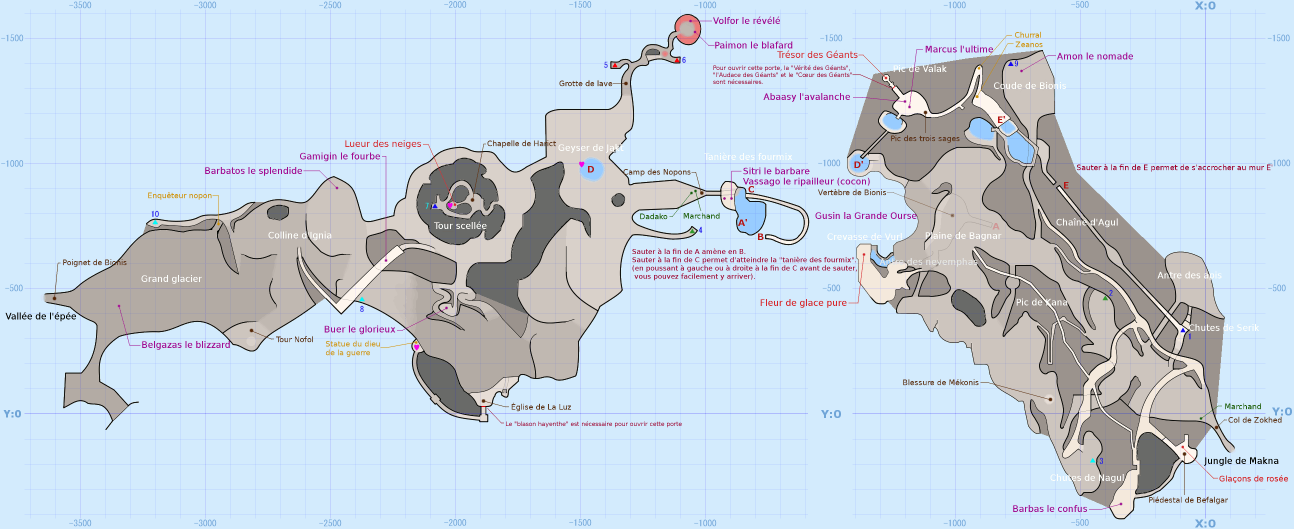
#> input picture snowmt.png, 2587 x 1057 px (shown at 1/2 size)
$ python map_coords.py
#> lines starting #> are read from the running program, lines starting #| are printed output that depends on the picture
from PIL import Image
import cv2
import numpy as np
import pytesseract

pytesseract.pytesseract.tesseract_cmd = 'C:/Program Files/Tesseract-OCR/tesseract.exe'

# Site: https://www.ookaze.fr/Xenoblade/

# Convert gif to png (map on website is a single image in a gif)
# [74 lines left out: functions map_gif_to_png, show, find_mask, not called in this run]


#### FINDING THE LINES ####

# Merges close elements in a a sorted list
def uniform_list(l):
    l.sort()
    for i in range(len(l)-2, -1, -1):
        if(l[i+1] - l[i] < 5):
            l[i] = (l[i] + l[i+1]) / 2
            del(l[i+1])
    return l

# Find median difference between 2 consecutive elements in a sorted list (assuming it's an int)
def find_spacing(l):
    diff_l = [l[i+1] - l[i] for i in range(len(l)-1)]
    # print(diff_l)
    # print(np.median(diff_l))
    median = np.median(diff_l)
    return 10*round(median/10)  #Round to nearest 10s

# Finds the anchor (linear pts with smallest difference to og list ) in a sorted list and its spacing
def anchor(l, spacing):
    for i in range(len(l)-2,-1,-1):
        k = (l[i+1] - l[i]) / spacing
        for j in range(round(k) - 1):
            l.insert(i+1, None)
    n = len(l)
    pts_to_anchor = [i for i in range(n) if l[i] is not None]
    max_i, max_cost = None, None
    for i in pts_to_anchor:
        cost = 0
        for i in range(n):
            if l[i] is not None:
                cost += abs(k-i)*spacing
        if max_cost is None or cost < max_cost:
            max_i = i
    best_pts = list(map(round,[l[max_i] + (k-max_i)*spacing for k in range(n)]))
    return best_pts

# Finds the list of x and y indexes which corresponds to the lines on the image
def find_grid(filename):
    img = cv2.imread(filename, cv2.IMREAD_COLOR)
    height, width, _ = img.shape

    gray = cv2.cvtColor(img, cv2.COLOR_BGR2GRAY)
    edges = cv2.Canny(gray, 80, 120)
    v_lines = cv2.HoughLinesP(edges, 1, np.pi, 2, None, 300, 10)
    v_lines = list(filter(lambda x: x[0][0] == x[0][2], v_lines))
    X = uniform_list([line[0][0] for line in v_lines])
    h_lines = cv2.HoughLinesP(edges, 1, np.pi / 2, 10, None, 300, 5)
    h_lines = list(filter(lambda x: x[0][1] == x[0][3], h_lines))
    Y = uniform_list([line[0][1] for line in h_lines])
    spacing_x = find_spacing(X)
    spacing_y = find_spacing(Y)
    # print("Found", len(X), "vertical lines, spacing is", spacing_x)
    # print("Found", len(Y), "horizontal lines, spacing is", spacing_y)
    X = anchor(X, spacing_x)
    Y = anchor(Y, spacing_y)

    # [7 lines of commented-out code are left out]

    return X, spacing_x, Y, spacing_y

# Draws a grid
# [9 lines left out: function draw_grid, not called in this run]


#### FINDING THE COORDINATES ####

# Find all (word, (x_c, y_c)) pairs in img
def get_words_with_center(img):
    height, width, _ = img.shape
    boxes = pytesseract.image_to_boxes(img)
    if not boxes:
        return []
    boxes = [i.split(" ") for i in boxes.strip().split("\n")]
    for x in boxes:
        for i in range(1, len(x)):
            x[i] = int(x[i])
        x[2] = height - x[2]
        x[4] = height - x[4]
    strings = pytesseract.image_to_string(img)
    data = []  #List of word / center

    curr_string = None
    i = 0
    for s in strings:
        if s.strip() == "":
            if curr_string is not None:
                curr_center = ((curr_topleft[0] + curr_botright[0])/2, (curr_topleft[1] + curr_botright[1])/2)
                data.append((curr_string, curr_center))
                curr_string = None
        else:
            while s.strip() != boxes[i][0]:
                i += 1
            if curr_string is None:
                curr_string = s
                curr_topleft = (boxes[i][1], boxes[i][2])
                curr_botright = (boxes[i][3], boxes[i][4])
                i += 1
            else:
                curr_string += s
                curr_botright = (boxes[i][3], boxes[i][4])
                i += 1

    return data

# Finds the coordinate associated with a vertical line
def find_horizontal_coordinate(filename, x, spacing_x, spacing_y):
    img = cv2.imread(filename, cv2.IMREAD_COLOR)
    sub_image = img[0:spacing_y, max(0,x-spacing_x):x+spacing_x]
    sub_image_rgb = cv2.cvtColor(sub_image, cv2.COLOR_BGR2RGB)

    data = get_words_with_center(sub_image_rgb)
    for i in range(len(data)):
        if data[i][0].lower() in ("x:0", "y:0"):
            data[i] = ("0", data[i][1])
    good_data = []
    for (word, (xa, ya)) in data:
        if word.removeprefix('-').isnumeric():
            good_data.append((int(word), abs(round(xa-spacing_x)) + ya))
        cv2.circle(sub_image, (round(xa),round(ya)), 3, (0, 255, 0), -1)
    good_data.sort(key = lambda x: x[1])
    if not good_data:
        return None

    # show("Sub", sub_image)
    # cv2.waitKey(0)
    return good_data[0][0]

# Finds the coordinate associated with a horizontal line
# [54 lines left out: functions find_vertical_coordinate, find_scale, not called in this run]


#### FINDING THE TRANSITION FUNCTION ####

# Finds the transition coefficients of an image: (a, b, c, d) so that (x, y) -> (ax+b, cy+d)
def find_transition_coefs(filename):
    X, spacing_x, Y, spacing_y = find_grid(filename)
    x_coords = [find_horizontal_coordinate(filename, x, spacing_x, spacing_y) for x in X]
    x_start, x_spacing_step = find_scale(filename, x_coords)
    y_coords = [find_vertical_coordinate(filename, y, spacing_x, spacing_y) for y in Y]
    y_start, y_spacing_step = find_scale(filename, y_coords)

    x_step = x_spacing_step/spacing_x
    y_step = y_spacing_step/spacing_y
    x_0 = x_start-X[0]*x_step
    y_0 = y_start-Y[0]*y_step

    return (x_step, x_0, y_step, y_0)

'''
+ spacing_x (pixels) <=> + x_step (coords)
x = 0 (pixels) <=> x = x_0 (coords)
'''


#### DRAWABLE MAP ####

class DrawableMap():
    def __init__(self, filename):
#> called with filename = 'snowmt.png'
        self.filename = filename
        self.map = cv2.imread(filename, cv2.IMREAD_COLOR)
#> self.map is the input picture: shape (1057, 2587, 3); mean B, G, R 225.3, 212.5, 198.6
        self.map_title = f"Map of {self.filename.removesuffix('.png')}"
        self.height, self.width, _ = (self.map).shape
#> self.height = 1057; self.width = 2587
        self.x_step, self.x_0, self.y_step, self.y_0 = find_transition_coefs(filename)
#> in find_grid, `gray = cv2.cvtColor(img, cv2.COLOR_BGR2GRAY)`:
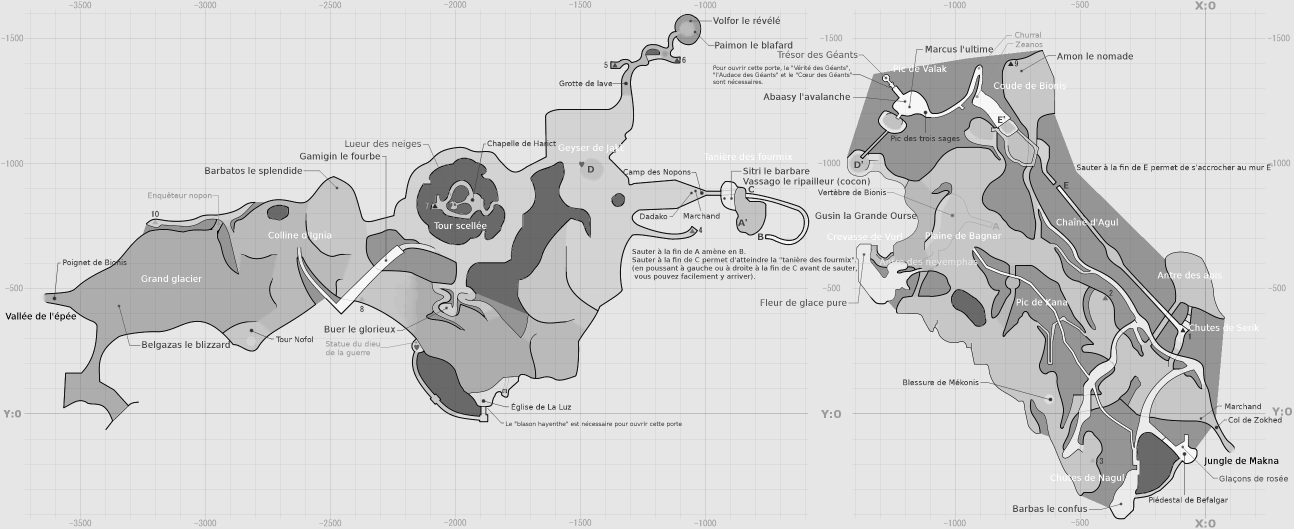
#> gray: shape (1057, 2587) (shown at 1/2 size); min 3, max 254, mean 210
#> in find_grid, `edges = cv2.Canny(gray, 80, 120)`:
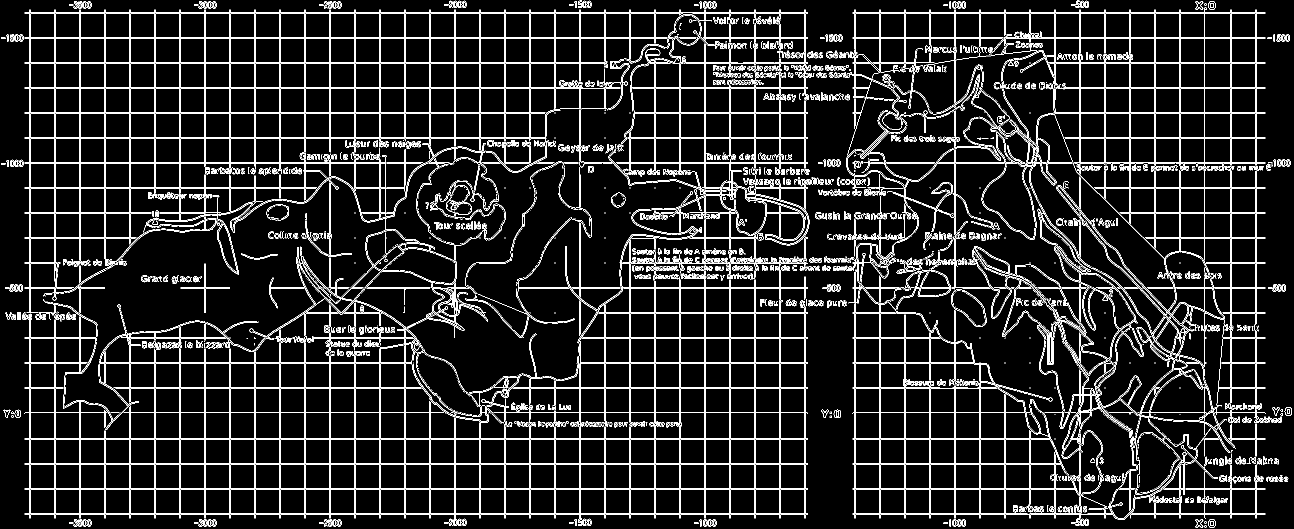
#> edges: shape (1057, 2587) (shown at 1/2 size); 8.8% white in thin lines or dots
#> in find_grid, `v_lines = cv2.HoughLinesP(edges, 1, np.pi, 2, None, 300, 10)`: v_lines = 108 rows, first 6: [409, 333, 409, 3], [1061, 331, 1061, 19], [159, 747, 159, 2], [1611, 347, 1611, 19], [2512, 647, 2512, 19], [2161, 1050, 2161, 3]
#> in find_grid, `v_lines = list(filter(lambda x: x[0][0] == x[0][2], v_lines))`: v_lines = 108 items, first 6: [[409, 333, 409, 3]], [[1061, 331, 1061, 19]], [[159, 747, 159, 2]], [[1611, 347, 1611, 19]], [[2512, 647, 2512, 19]], [[2161, 1050, 2161, 3]]
#> the loop in uniform_list, `for i in range(len(l)-2, -1, -1):` made 107 passes
#> i on passes 1 to 12: 106, 105, 104, 103, 102, 101, 100, 99, 98, 97, 96, 95
#> after the loop in uniform_list, `for i in range(len(l)-2, -1, -1):`: l = 45 values from 60 to 2511
#> in find_grid, `h_lines = cv2.HoughLinesP(edges, 1, np.pi / 2, 10, None, 300, 5)`: h_lines = 142 rows, first 6: [49, 225, 1099, 225], [49, 1027, 1615, 1027], [1706, 825, 2064, 825], [49, 979, 1615, 979], [49, 177, 1244, 177], [49, 877, 1615, 877]
#> in find_grid, `h_lines = list(filter(lambda x: x[0][1] == x[0][3], h_lines))`: h_lines = 51 items, first 6: [[49, 225, 1099, 225]], [[49, 1027, 1615, 1027]], [[1706, 825, 2064, 825]], [[49, 979, 1615, 979]], [[49, 177, 1244, 177]], [[49, 877, 1615, 877]]
#> the loop in uniform_list (call 2), `for i in range(len(l)-2, -1, -1):` made 50 passes
#> i on passes 1 to 12: 49, 48, 47, 46, 45, 44, 43, 42, 41, 40, 39, 38
#> in find_grid, `Y = uniform_list([line[0][1] for line in h_lines])`: Y = [26, 76, 126, 175.5, 226, 276, 325.5, 376, 426, 527, 576, 626, 676, 725.5, 775.5, 825, 878, 927.5, 978, 1028]
#> in find_spacing, `diff_l = [l[i+1] - l[i] for i in range(len(l)-1)]`: diff_l = 44 values, max 200 at index 36, min 49 at index 18, mean 55.7
#> in find_spacing, `median = np.median(diff_l)`: median = 50
#> the loop in anchor, `for i in range(len(l)-2,-1,-1):` made 44 passes
#> (i, k) on passes 1 to 12: (43, 1), (42, 1.04), (41, 0.98), (40, 1), (39, 1), (38, 1), (37, 1), (36, 4), (35, 1), (34, 1), (33, 1), (32, 1)
#> k on pass 22: 0.98
#> after the loop in anchor, `for i in range(len(l)-2,-1,-1):`: l = 50 items, first 6: 60, 110, 160, 210, 259.5, 309.5
#> in anchor, `n = len(l)`: n = 50
#> in anchor, `pts_to_anchor = [i for i in range(n) if l[i] is not None]`: pts_to_anchor = 45 values from 0 to 49
#> the loop in anchor, `for i in pts_to_anchor:` made 45 passes
#> in anchor, `best_pts = list(map(round,[l[max_i] + (k-max_i)*spacing for k in range..`: best_pts = 50 values from 61 to 2511
#> the loop in anchor (call 2), `for i in range(len(l)-2,-1,-1):` made 19 passes
#> (i, k) on passes 1, 2, 3, 4, 5, 6, 7, 8, 9, 11, 12, 13: (18, 1), (17, 1.01), (16, 0.99), (15, 1.06), (14, 0.99), (13, 1), (12, 0.99), (11, 1), (10, 1), (8, 2.02), (7, 1), (6, 1.01)
#> the loop in anchor (call 2), `for i in pts_to_anchor:` made 20 passes
#> in find_grid, `Y = anchor(Y, spacing_y)`: Y = [28, 78, 128, 178, 228, 278, 328, 378, 428, 478, 528, 578, 628, 678, 728, 778, 828, 878, 928, 978, 1028]
#> in find_transition_coefs, `X, spacing_x, Y, spacing_y = find_grid(filename)`: X = 50 values from 61 to 2511; spacing_x = 50
#> in find_horizontal_coordinate, `sub_image = img[0:spacing_y, max(0,x-spacing_x):x+spacing_x]`:
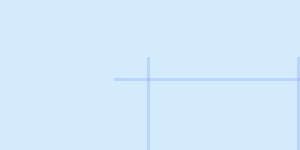
#> sub_image: shape (50, 100, 3) (shown 3 times larger); mean B, G, R 253, 234.4, 210.4

    # [5 lines left out: function pixels_to_coords, not called in this run]

    def coords_to_pixels(self, pt):
        x, y = pt
        return (round((x-self.x_0)*self.x_step), round((y-self.y_0)*self.y_step))

    def place_point(self, coords, radius, color, thickness):
        cv2.circle(self.map, self.coords_to_pixels(coords), radius, color, thickness)

    # [4 lines left out: function show, not called in this run]


filename = "snowmt.png"

#> (the run stopped early here; a loop or call above may not have finished)
